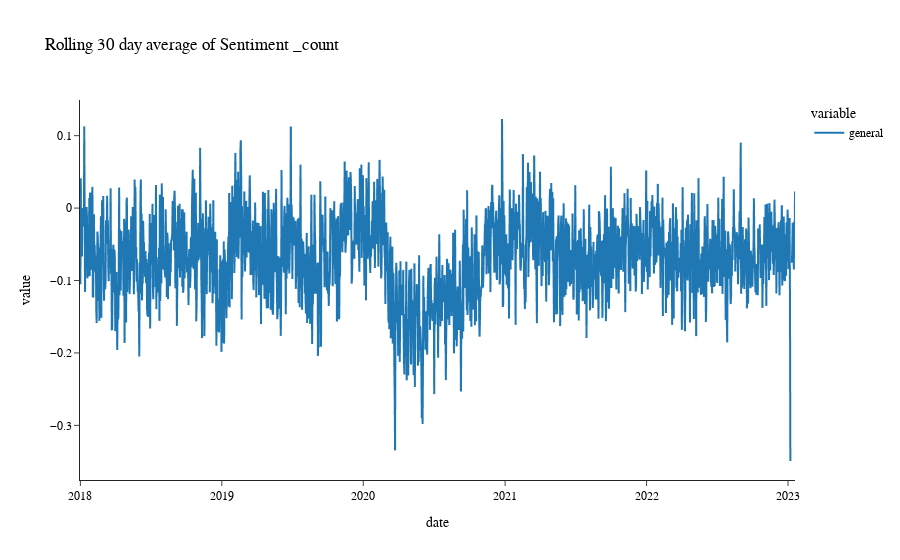
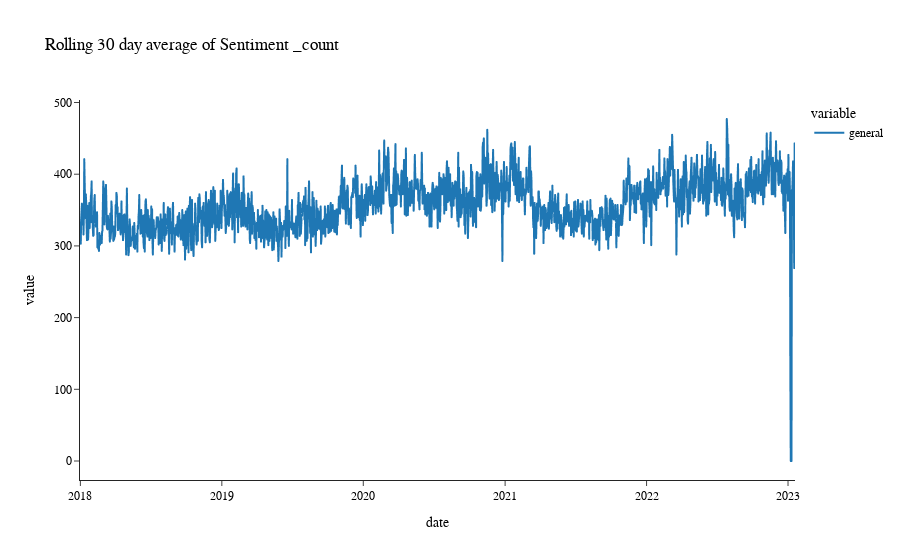

Notebook code for these charts, in order:
### Code cell
agg_by = "Category"

type = ["", "_count"]

for type_stat in type:

    df = pd.read_csv(f"results/pivot{type_stat}_{agg_by}.csv")
    print(f"The uncollapsed df is: {df.shape}")
    #Changing the date format such that it can be aggregated using resample 
    df = df.reset_index()
    df_c = df[df['date'].str.contains( "'" )==False ]
    df_c['date'] = pd.to_datetime(df_c['date'], format='%Y-%m-%d %H:%M:%S')
    df_c = df_c.set_index('date')
    
    if type_stat == "_count":
        agg_count = df_c.resample('D').count()
    else:
        agg_means = df_c.resample('D').mean()
        
    print(f"The daily aggregated df is: {agg_means.shape}")



import plotly.io as pio
pio.templates

fig = px.line(agg_means, x=agg_means.index, y=["general"], title=f"Rolling 30 day average of Sentiment {type_stat}",template="simple_white")
fig.update_layout(
    font_family="Georgia",
    font_color="black",
)
fig.show()

fig = px.line(agg_count, x=agg_count.index, y=["general"], title=f"Rolling 30 day average of Sentiment {type_stat}",template="simple_white")
fig.update_layout(
    font_family="Georgia",
    font_color="black",
)
fig.show()

### Figure 1 — Plotly figure (JSON) as saved in the notebook; plotly's stock layout.template omitted (floating-point values rounded to 4 significant figures; data arrays with more than 128 entries replaced by an {"elided": "..."} marker saying what was removed)
{"data": [{"hovertemplate": "variable=general<br>date=%{x}<br>value=%{y}<extra></extra>", "legendgroup": "general", "line": {"color": "#1F77B4", "dash": "solid"}, "marker": {"symbol": "circle"}, "mode": "lines", "name": "general", "showlegend": true, "type": "scattergl", "x": {"elided": "1846 str values"}, "xaxis": "x", "y": {"elided": "1846 float values"}, "yaxis": "y"}], "layout": {"font": {"color": "black", "family": "Georgia"}, "legend": {"title": {"text": "variable"}, "tracegroupgap": 0}, "title": {"text": "Rolling 30 day average of Sentiment _count"}, "xaxis": {"anchor": "y", "domain": [0, 1], "title": {"text": "date"}}, "yaxis": {"anchor": "x", "domain": [0, 1], "title": {"text": "value"}}}}

### Figure 2 — Plotly figure (JSON) as saved in the notebook; plotly's stock layout.template omitted (floating-point values rounded to 4 significant figures; data arrays with more than 128 entries replaced by an {"elided": "..."} marker saying what was removed)
{"data": [{"hovertemplate": "variable=general<br>date=%{x}<br>value=%{y}<extra></extra>", "legendgroup": "general", "line": {"color": "#1F77B4", "dash": "solid"}, "marker": {"symbol": "circle"}, "mode": "lines", "name": "general", "showlegend": true, "type": "scattergl", "x": {"elided": "1846 str values"}, "xaxis": "x", "y": {"elided": "1846 int values"}, "yaxis": "y"}], "layout": {"font": {"color": "black", "family": "Georgia"}, "legend": {"title": {"text": "variable"}, "tracegroupgap": 0}, "title": {"text": "Rolling 30 day average of Sentiment _count"}, "xaxis": {"anchor": "y", "domain": [0, 1], "title": {"text": "date"}}, "yaxis": {"anchor": "x", "domain": [0, 1], "title": {"text": "value"}}}}
